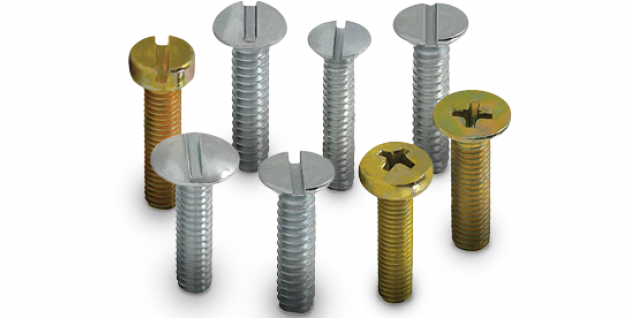
#> input picture dataset/train/01.png, 630 x 318 px; its folder holds only this picture in this run
$ python visual_id.py
#> lines starting #> are read from the running program, lines starting #| are printed output that depends on the picture; after the words box and inside, x2 and y2 are one past the last pixel; in counts of white or black regions, pixels touching at a corner belong together
#> in main, original_image is the input picture: shape (318, 630, 3); mean B, G, R 212.7, 218.7, 219.7
import cv2
import os
import numpy as np
import csv

PASTA_DATASET = 'dataset/train'
ARQUIVO_TREINO = 'treino_classificado.csv'
MIN_AREA_CONTORNO = 100

PARAM_ADAPTIVE_BLOCK = 11
PARAM_ADAPTIVE_C = 4

def image_processor(original_image):
    gray_image = cv2.cvtColor(original_image, cv2.COLOR_BGR2GRAY)
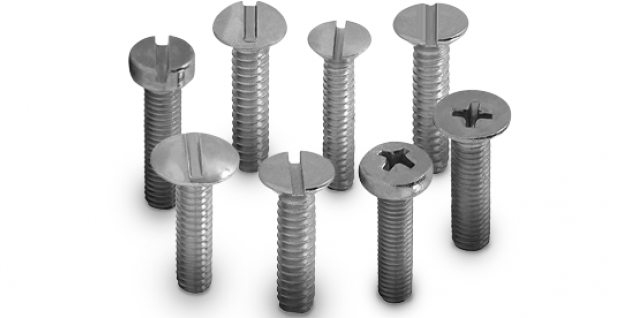
#> gray_image: shape (318, 630); min 8, max 255, mean 218.3
    soft_blur = cv2.GaussianBlur(gray_image, (5, 5), 0)
    binary = cv2.adaptiveThreshold(soft_blur, 255, cv2.ADAPTIVE_THRESH_GAUSSIAN_C,
                                   cv2.THRESH_BINARY_INV, PARAM_ADAPTIVE_BLOCK, PARAM_ADAPTIVE_C)
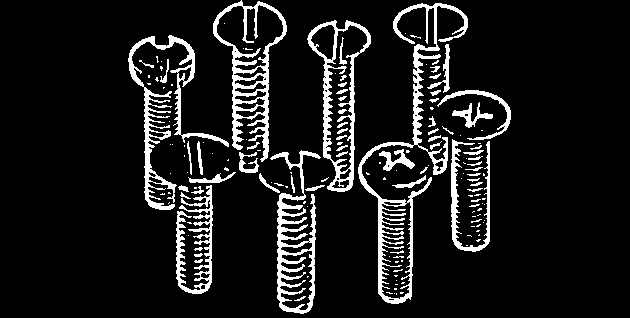
#> binary: shape (318, 630); 10.3% white; 154 white regions (94 under 20 px), largest, box (x1, y1, x2, y2) and area: (358, 3, 468, 304) 3879, (213, 0, 287, 162) 2679, (128, 35, 229, 210) 2629
    kernel = np.ones((3, 3), np.uint8)
    clean_binary = cv2.morphologyEx(binary, cv2.MORPH_OPEN, kernel)
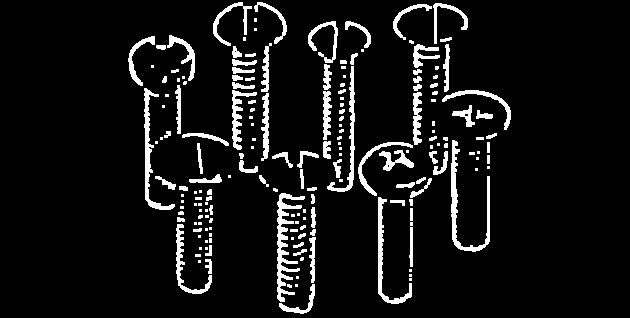
#> clean_binary: shape (318, 630); 7.9% white; 184 white regions (87 under 20 px)
    (contours, _) = cv2.findContours(clean_binary.copy(), cv2.RETR_EXTERNAL, cv2.CHAIN_APPROX_SIMPLE)
#> contours = 184 contours, 109 with area under 20; largest, box (x1, y1, x2, y2) and area: (277, 193, 305, 302) 782, (451, 140, 490, 252) 684, (144, 88, 175, 210) 560, (378, 197, 412, 304) 504, (327, 66, 355, 192) 440
    return contours

def main():
    try:
        file_names = [f for f in os.listdir(PASTA_DATASET) if f.endswith(('.jpg', '.png'))]
    except FileNotFoundError:
        print(f"ERRO: O diretório '{PASTA_DATASET}' não foi encontrado.")
        return

    with open(ARQUIVO_TREINO, mode='w', newline='') as csv_file:
        csv_writer = csv.writer(csv_file)
        header = ['area', 'aspect_ratio', 'extent', 'solidity', 'is_screw']
        csv_writer.writerow(header)

        print("--- INICIANDO CLASSIFICAÇÃO VISUAL ---")
        print("Pressione '1' para PARAFUSO.")
        print("Pressione '0' para NÃO PARAFUSO.")
        print("Pressione 'q' para SAIR e SALVAR.")

        for image_name in file_names:
            full_path = os.path.join(PASTA_DATASET, image_name)
            original_image = cv2.imread(full_path)
            if original_image is None:
                continue

            contours = image_processor(original_image)

            for cnt in contours:
                area = cv2.contourArea(cnt)
                if area < MIN_AREA_CONTORNO:
                    continue

                imagem_temp = original_image.copy()
                cv2.drawContours(imagem_temp, [cnt], -1, (0, 0, 255), 3)
                cv2.imshow('Classifique este contorno:', imagem_temp)

                key = cv2.waitKey(0) & 0xFF

                if key == ord('q'):
                    print("Saindo e salvando...")
                    cv2.destroyAllWindows()
                    print(f"Classificação parcial salva em '{ARQUIVO_TREINO}'.")
                    return

                if key == ord('1') or key == ord('0'):
                    x, y, w, h = cv2.boundingRect(cnt)
                    aspect_ratio = float(w) / h if h != 0 else 0

                    rect_area = w * h
                    extent = float(area) / rect_area if rect_area != 0 else 0

                    hull = cv2.convexHull(cnt)
                    hull_area = cv2.contourArea(hull)
                    solidity = float(area) / hull_area if hull_area != 0 else 0

                    classe = 1 if key == ord('1') else 0
                    linha = [area, aspect_ratio, extent, solidity, classe]
                    csv_writer.writerow(linha)
#> this loop made 1 pass; (key q is pressed on pass 1)
#> (printed output is left out)
#> pass 1, in main, `cv2.imshow('Classifique este contorno:', imagem_temp)`:
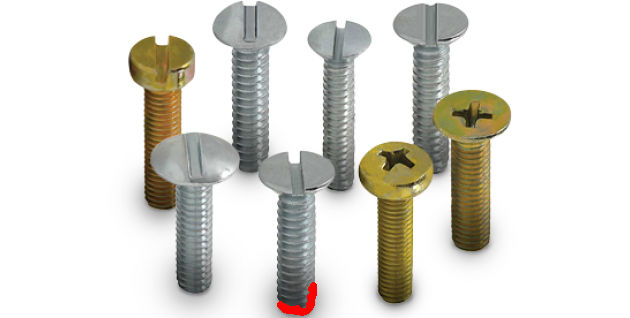
#> window 'Classifique este contorno:': shape (318, 630, 3); mean B, G, R 212.4, 218.5, 220.1

    cv2.destroyAllWindows()
    print(f"\nClassificação concluída! Dados salvos em '{ARQUIVO_TREINO}'.")

if __name__ == "__main__":
    main()

$ run again, on dataset/train/05.jpg
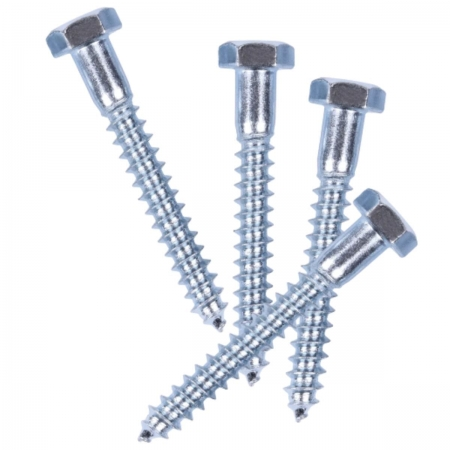
#> input picture dataset/train/05.jpg, 450 x 450 px
#> in main, original_image is the input picture: shape (450, 450, 3); mean B, G, R 239.3, 234.6, 231.8
#> in image_processor, `binary = cv2.adaptiveThreshold(soft_blur, 255, cv2.ADAPTIVE_THRESH_GAU..`:
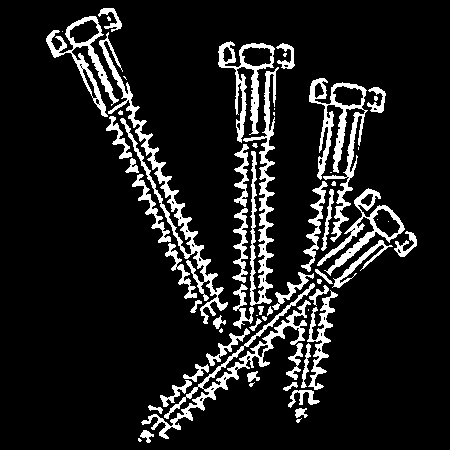
#> binary: shape (450, 450); 11.5% white; 63 white regions (20 under 20 px), largest, box (x1, y1, x2, y2) and area: (99, 32, 228, 324) 3095, (141, 283, 315, 439) 2511, (309, 78, 368, 242) 2489
#> in image_processor, `clean_binary = cv2.morphologyEx(binary, cv2.MORPH_OPEN, kernel)`:
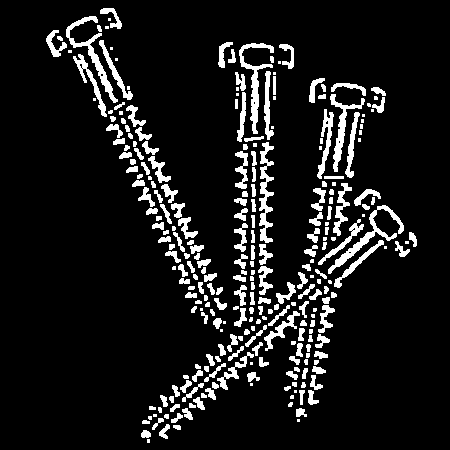
#> clean_binary: shape (450, 450); 10.1% white; 273 white regions (62 under 20 px)
#> in image_processor, `(contours, _) = cv2.findContours(clean_binary.copy(), cv2.RETR_EXTERNA..`: contours = 273 contours, 122 with area under 20; largest, box (x1, y1, x2, y2) and area: (328, 205, 404, 274) 622, (66, 16, 118, 103) 590, (239, 43, 274, 134) 576, (259, 142, 274, 243) 557, (330, 94, 365, 172) 468
#> the loop in main, `for cnt in contours:` made 55 passes; (key q is pressed on pass 55)
#> area on passes 2, 3, 4, 7, 11, 12, 13, 16: 50.5, 22.5, 63, 34, 40, 53.5, 55.5, 31.5
#> (printed output is left out)

$ run again, on dataset/train/06.jpg
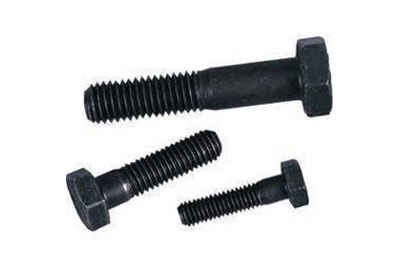
#> input picture dataset/train/06.jpg, 400 x 267 px
#> in main, original_image is the input picture: shape (267, 400, 3); mean B, G, R 215.1, 214, 213.1
#> in image_processor, `binary = cv2.adaptiveThreshold(soft_blur, 255, cv2.ADAPTIVE_THRESH_GAU..`:
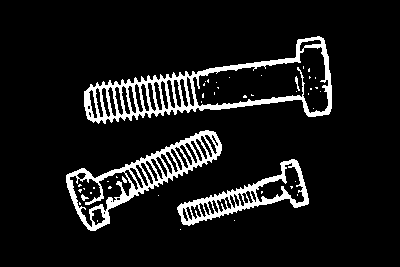
#> binary: shape (267, 400); 9.1% white; 45 white regions (39 under 20 px), largest, box (x1, y1, x2, y2) and area: (84, 36, 332, 124) 4383, (66, 130, 222, 231) 3115, (177, 159, 309, 226) 1997, (295, 76, 300, 91) 31, (81, 194, 89, 201) 27, (122, 176, 127, 183) 21
#> in image_processor, `clean_binary = cv2.morphologyEx(binary, cv2.MORPH_OPEN, kernel)`:
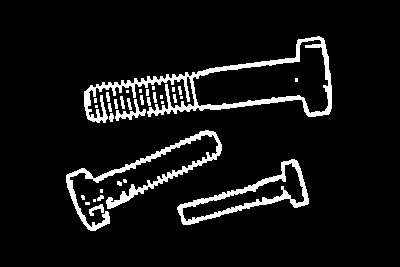
#> clean_binary: shape (267, 400); 7.4% white; 34 white regions (15 under 20 px)
#> in image_processor, `(contours, _) = cv2.findContours(clean_binary.copy(), cv2.RETR_EXTERNA..`: contours = 33 contours, 23 with area under 20; largest, box (x1, y1, x2, y2) and area: (84, 36, 332, 123) 7730, (177, 159, 309, 225) 3174, (66, 130, 222, 231) 1605, (115, 99, 146, 121) 156, (89, 204, 104, 216) 57
#> the loop in main, `for cnt in contours:` made 9 passes; (key q is pressed on pass 9)
#> area on passes 1, 9: 57, 3174
#> (printed output is left out)

$ run again, on dataset/train/02.jpg
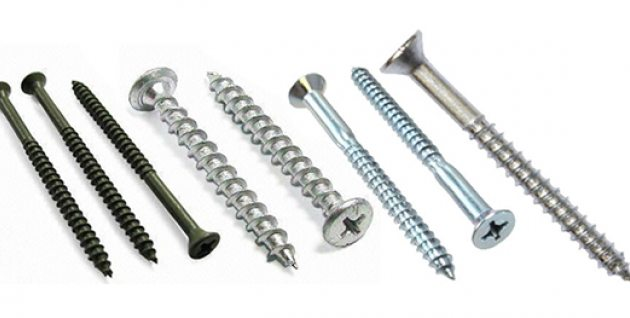
#> input picture dataset/train/02.jpg, 630 x 318 px
#> in main, original_image is the input picture: shape (318, 630, 3); mean B, G, R 226.3, 227.1, 225.9
#> binary: shape (318, 630); 12.4% white; 94 white regions (50 under 20 px), largest, box (x1, y1, x2, y2) and area: (380, 48, 630, 281) 3888, (21, 72, 158, 264) 2548, (71, 80, 220, 259) 2522
#> in image_processor, `clean_binary = cv2.morphologyEx(binary, cv2.MORPH_OPEN, kernel)`:
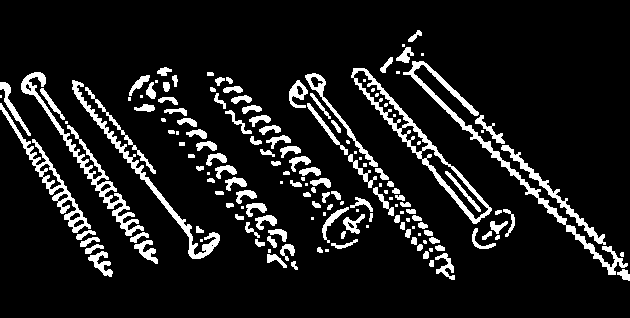
#> clean_binary: shape (318, 630); 10.8% white; 165 white regions (45 under 20 px)
#> in image_processor, `(contours, _) = cv2.findContours(clean_binary.copy(), cv2.RETR_EXTERNA..`: contours = 158 contours, 51 with area under 20; largest, box (x1, y1, x2, y2) and area: (351, 68, 492, 224) 3722, (403, 61, 628, 275) 1754, (21, 72, 144, 236) 1493, (0, 103, 91, 233) 1380, (72, 80, 220, 259) 1216
#> the loop in main, `for cnt in contours:` made 5 passes; (key q is pressed on pass 5)
#> area on passes 1 to 5: 75, 24.5, 21, 94, 165
#> (printed output is left out)
